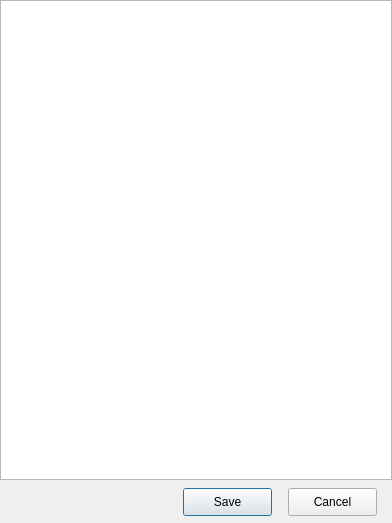
<?xml version="1.0" encoding="UTF-8"?>
<ui version="4.0">
 <class>MsgCommDialog</class>
 <widget class="QDialog" name="MsgCommDialog">
  <property name="geometry">
   <rect>
    <x>0</x>
    <y>0</y>
    <width>392</width>
    <height>523</height>
   </rect>
  </property>
  <property name="windowTitle">
   <string>Select communication names</string>
  </property>
  <property name="whatsThis">
   <string/>
  </property>
  <layout class="QGridLayout" name="gridLayout_2">
   <property name="leftMargin">
    <number>0</number>
   </property>
   <property name="topMargin">
    <number>0</number>
   </property>
   <property name="rightMargin">
    <number>0</number>
   </property>
   <property name="bottomMargin">
    <number>0</number>
   </property>
   <property name="spacing">
    <number>0</number>
   </property>
   <item row="0" column="0">
    <layout class="QVBoxLayout" name="verticalLayout">
     <property name="spacing">
      <number>0</number>
     </property>
     <item>
      <widget class="QStackedWidget" name="stackedWidget">
       <property name="currentIndex">
        <number>0</number>
       </property>
       <widget class="QWidget" name="page">
        <layout class="QGridLayout" name="gridLayout">
         <property name="leftMargin">
          <number>0</number>
         </property>
         <property name="topMargin">
          <number>0</number>
         </property>
         <property name="rightMargin">
          <number>0</number>
         </property>
         <property name="bottomMargin">
          <number>0</number>
         </property>
         <property name="spacing">
          <number>0</number>
         </property>
         <item row="0" column="0">
          <widget class="QTreeView" name="treeView">
           <property name="layoutDirection">
            <enum>Qt::RightToLeft</enum>
           </property>
          </widget>
         </item>
        </layout>
       </widget>
      </widget>
     </item>
     <item>
      <layout class="QHBoxLayout" name="horizontalLayout_10">
       <property name="spacing">
        <number>16</number>
       </property>
       <property name="leftMargin">
        <number>183</number>
       </property>
       <property name="topMargin">
        <number>8</number>
       </property>
       <property name="rightMargin">
        <number>15</number>
       </property>
       <property name="bottomMargin">
        <number>7</number>
       </property>
       <item>
        <widget class="QPushButton" name="btnSave_">
         <property name="minimumSize">
          <size>
           <width>88</width>
           <height>28</height>
          </size>
         </property>
         <property name="text">
          <string>Save</string>
         </property>
        </widget>
       </item>
       <item>
        <widget class="QPushButton" name="btnCancel_">
         <property name="minimumSize">
          <size>
           <width>88</width>
           <height>28</height>
          </size>
         </property>
         <property name="text">
          <string>Cancel</string>
         </property>
        </widget>
       </item>
      </layout>
     </item>
    </layout>
   </item>
  </layout>
 </widget>
 <layoutdefault spacing="6" margin="11"/>
 <resources/>
 <connections/>
</ui>
